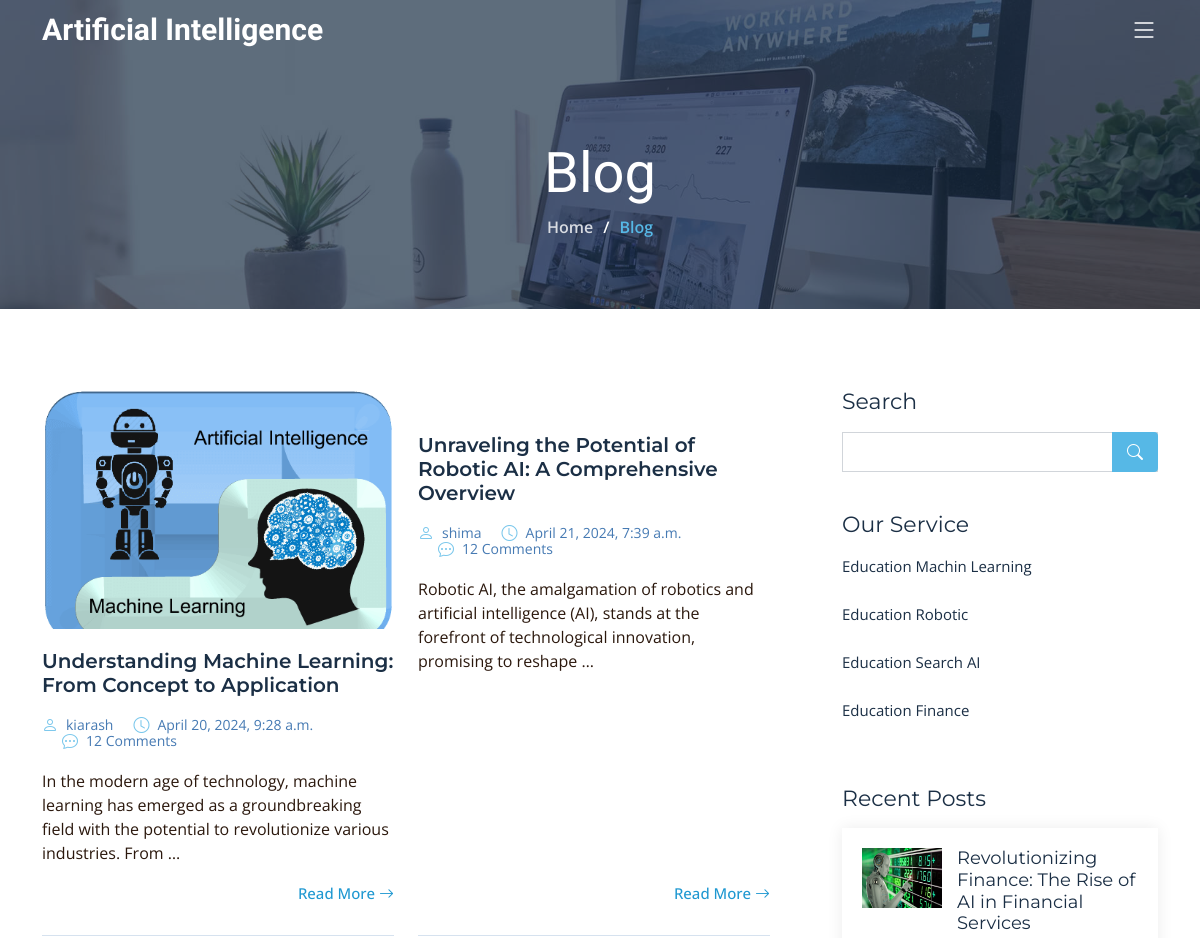
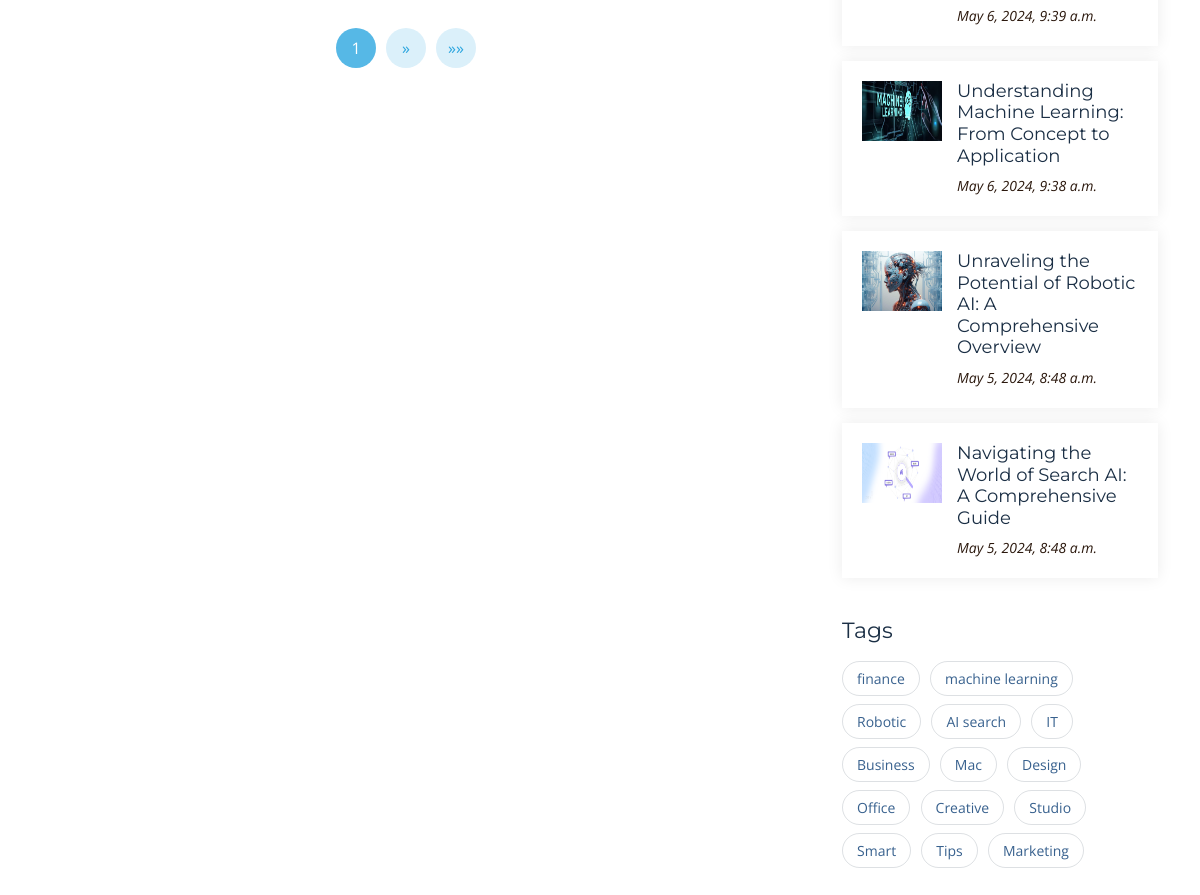
Screenshot of /blog/ with the database file from the repository (2 pictures, top to bottom).
### blog/models.py (models this page shows, shortened)
class Article(models.Model):
    author = models.ForeignKey(User, on_delete=models.CASCADE)
    title = models.CharField(max_length=100)
    description = models.TextField()
    image = models.ImageField(upload_to='images/blogs')
    image_list = models.ImageField(upload_to='images/blogs', blank=True, null=True)
    slug = models.SlugField(unique=True)
    created_at = models.DateTimeField(auto_now_add=True)
    updated_at = models.DateTimeField(auto_now=True)
    short_name = models.CharField(max_length=25, blank=True, null=True)

### home/models.py (models this page shows, shortened)
class OurService(models.Model):
    title = models.CharField(max_length=100)
    description = models.TextField()
    date = models.DateTimeField(auto_now_add=True)
    image = models.ImageField(upload_to='home/services/image', blank=True, null=True)

### blog/views.py (the view)
class BlogClassView(ListView):
    model = Article
    template_name = 'blog.html'
    paginate_by = 2

### context_processors/contex_processors.py (called while the page is built)
def recent_articles(request):
    recent_articles = Article.objects.order_by('-updated_at')
    our_service = OurService.objects.all()
    return {'recent_article': recent_articles, 'our_service': our_service}

### templates/blog.html (shortened to what this page needs)
{% extends 'base.html' %}
{% load static %}
{% block contact %}
    <main id="main">
        <div class="breadcrumbs d-flex align-items-center"
             style="background-image: url('{% static 'assets/img/blog-header.jpg' %}');">
            <div class="container position-relative d-flex flex-column align-items-center">
                <h2>Blog</h2>
                <ol>
                    <li><a href="index.html">Home</a></li>
                    <li>Blog</li>
                </ol>
            </div>
        </div>
        <section id="blog" class="blog">
            <div class="container" data-aos="fade-up">
                <div class="row g-5">
                    <div class="col-lg-8" data-aos="fade-up" data-aos-delay="200">
                        <div class="row gy-5 posts-list">
                            {% for object in object_list %}
                                <div class="col-lg-6">
                                    <article class="d-flex flex-column">
                                        <div class="post-img">
                                            <img style="max-width: 100%  ; height: auto "
                                                 src="{{ object.image_list.url }}" alt="" class="">
                                        </div>
                                        <h2 class="title">
                                            <a href="{% url 'blog-app:detail-page-blog' object.slug %}">{{ object.title }}</a>
                                        </h2>
                                        <div class="meta-top">
                                            <ul>
                                                <li class="d-flex align-items-center"><i class="bi bi-person"></i> <a
                                                        href="blog-details.html">{{ object.author }}</a></li>
                                                <li class="d-flex align-items-center"><i class="bi bi-clock"></i> <a
                                                        href="blog-details.html">
                                                    <time datetime="2022-01-01">{{ object.created_at }}</time>
                                                </a></li>
                                                <li class="d-flex align-items-center"><i class="bi bi-chat-dots"></i> <a
                                                        href="blog-details.html">12 Comments</a></li>
                                            </ul>
                                        </div>
                                        <div class="content">
                                            <p>
                                                {{ object.description|truncatechars:150 }}
                                            </p>
                                        </div>
                                        <div class="read-more mt-auto align-self-end">
                                            <a href="{% url 'blog-app:detail-page-blog' object.slug %}">Read More <i
                                                    class="bi bi-arrow-right"></i></a>
                                        </div>
                                    </article>
                                </div>
                            {% endfor %}
                        </div>
                        <div class="blog-pagination">
                            <ul class="justify-content-center">
                                <li class="active"><a href="?page={{ page_obj.number }}{% if request.GET.q %}&q={{ request.GET.q }}{% endif %}">{{ page_obj.number }}</a></li>
                                {% if page_obj.has_next %}
                                    <li><a href="?page={{ page_obj.next_page_number }}{% if request.GET.q %}&q={{ request.GET.q }}{% endif %}">&raquo;</a></li>
                                    <li><a href="?page={{ page_obj.paginator.num_pages }}{% if request.GET.q %}&q={{ request.GET.q }}{% endif %}">&raquo;&raquo;</a></li>
                                {% endif %}
                            </ul>
                        </div>
                    </div>
                    {% include 'includes/sidebar.html' %}
                </div>
            </div>
        </section>
    </main>
{% endblock %}

### templates/includes/sidebar.html
{% load static %}
<div class="col-lg-4" data-aos="fade-up" data-aos-delay="400">
    <div class="sidebar ps-lg-4">
        <div class="sidebar-item search-form">
            <h3 class="sidebar-title">Search</h3>
            <form action="{% url 'blog-app:search' %}" class="mt-3">
                <input type="text" name="q" autocomplete="on">
                <button type="submit"><i class="bi bi-search"></i></button>
            </form>
        </div>
        <div class="sidebar-item categories">
            <h3 class="sidebar-title">Our Service</h3>
            <ul class="mt-3">
                {% for our_ in our_service %}
                    <li><a href="{% url 'home_app:index' %}">{{ our_.title }} <span></span></a></li>
                    <br>
                {% endfor %}
            </ul>
        </div>
        <div class="sidebar-item recent-posts">
            <h3 class="sidebar-title">Recent Posts</h3>
            <div class="mt-3">
                {% for recent in recent_article %}
                    <div class="post-item">
                        <img style="width: 80px ; height: 60px" src="{{ recent.image.url }}" alt=""
                             class="flex-shrink-0">
                        <div>
                            <h4><a href="{% url 'blog-app:detail-page-blog' recent.slug %}">{{ recent.title }}</a></h4>
                            <time datetime="2020-01-01">{{ recent.updated_at }}</time>
                        </div>
                    </div>
                {% endfor %}
            </div>
        </div>
        <div class="sidebar-item tags">
            <h3 class="sidebar-title">Tags</h3>
            <ul class="mt-3">
                {% for recent_article in recent_article %}
                	<li><a href="{% url 'blog-app:detail-page-blog' recent_article.slug %}">{{ recent_article.short_name }}</a></li>
                {% endfor %}
                <li><a href="#">IT</a></li>
                <li><a href="#">Business</a></li>
                <li><a href="#">Mac</a></li>
                <li><a href="#">Design</a></li>
                <li><a href="#">Office</a></li>
                <li><a href="#">Creative</a></li>
                <li><a href="#">Studio</a></li>
                <li><a href="#">Smart</a></li>
                <li><a href="#">Tips</a></li>
                <li><a href="#">Marketing</a></li>
            </ul>
        </div>
    </div>
</div>

### rows the page displays
Article: image_list (picture), title "Understanding Machine Learning: From Concept to Application", author "kiarash", created_at "April 20, 2024, 9:28 a.m.", description "In the modern age of technology, machine learning has emerged as a groundbreaking field with the potential to revolutionize various industries. From …", image (picture), updated_at "May 6, 2024, 9:38 a.m.", short_name "machine learning"
Article: title "Unraveling the Potential of Robotic AI: A Comprehensive Overview", author "shima", created_at "April 21, 2024, 7:39 a.m.", description "Robotic AI, the amalgamation of robotics and artificial intelligence (AI), stands at the forefront of technological innovation, promising to reshape …", image (picture), updated_at "May 5, 2024, 8:48 a.m.", short_name "Robotic"
OurService: title "Education Machin Learning"
OurService: title "Education Robotic"
OurService: title "Education Search AI"
OurService: title "Education Finance"
Article: image (picture), title "Revolutionizing Finance: The Rise of AI in Financial Services", updated_at "May 6, 2024, 9:39 a.m.", short_name "finance"
Article: image (picture), title "Navigating the World of Search AI: A Comprehensive Guide", updated_at "May 5, 2024, 8:48 a.m.", short_name "AI search"

### other values shown
{{ page_obj.number }} "1"
